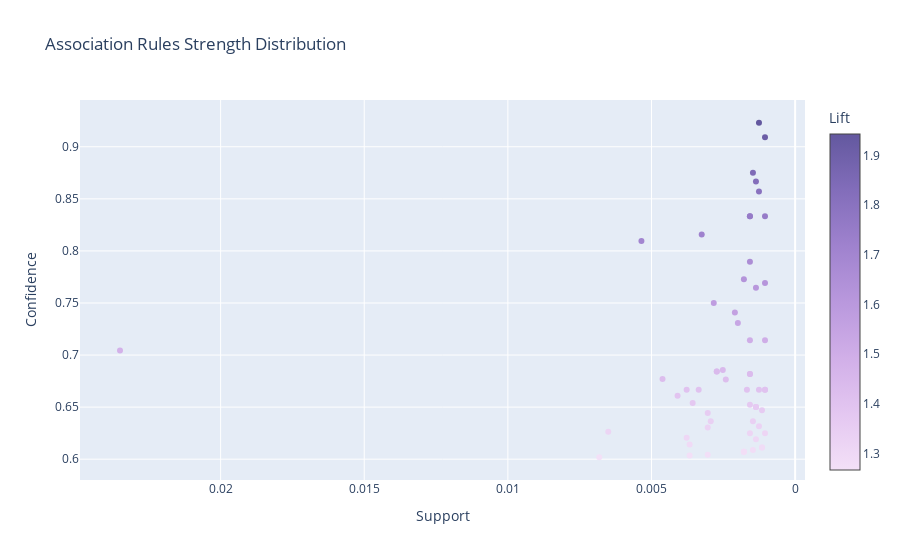
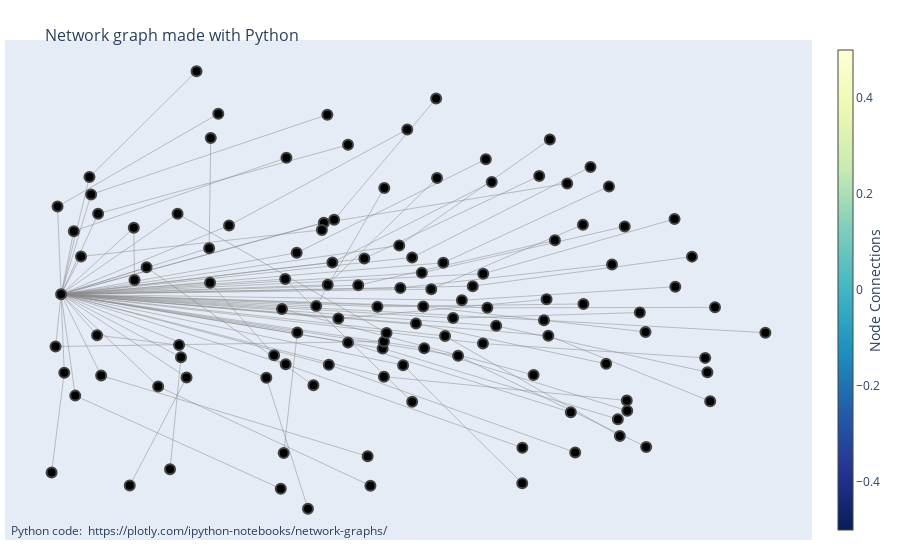

Here is the notebook cell these charts were saved with, in order:
### Code cell
start = time.time()
freqItemSet, rules = apriori(transactions, minSup=min_sup, minConf=0.6)
times['apriori'] = time.time() - start
output_apriori(rules)

### Figure 1 — Plotly figure (JSON) as saved in the notebook; plotly's stock layout.template omitted (floating-point values rounded to 4 significant figures)
{"data": [{"marker": {"color": [1.267, 1.27, 1.272, 1.278, 1.278, 1.278, 1.281, 1.286, 1.286, 1.292, 1.303, 1.306, 1.316, 1.316, 1.318, 1.327, 1.329, 1.339, 1.339, 1.356, 1.362, 1.368, 1.368, 1.368, 1.373, 1.376, 1.391, 1.403, 1.403, 1.403, 1.403, 1.403, 1.403, 1.424, 1.425, 1.435, 1.435, 1.44, 1.44, 1.443, 1.483, 1.504, 1.504, 1.538, 1.559, 1.579, 1.61, 1.619, 1.627, 1.662, 1.704, 1.717, 1.754, 1.754, 1.754, 1.804, 1.824, 1.842, 1.914, 1.943], "colorbar": {"title": {"text": "Lift"}}, "colorscale": [[0.0, "rgb(243, 224, 247)"], [0.1667, "rgb(228, 199, 241)"], [0.3333, "rgb(209, 175, 232)"], [0.5, "rgb(185, 152, 221)"], [0.6667, "rgb(159, 130, 206)"], [0.8333, "rgb(130, 109, 186)"], [1.0, "rgb(99, 88, 159)"]]}, "mode": "markers", "text": ["['Cake, Hot chocolate'] => ['Coffee'], Lift: 1.266839664310954", "['Cookies, Juice'] => ['Coffee'], Lift: 1.2701999817229195", "['Bakewell'] => ['Coffee'], Lift: 1.2717121245583036", "['Granola'] => ['Coffee'], Lift: 1.2779767163048965", "['Scone, Hot chocolate'] => ['Coffee'], Lift: 1.2779767163048965", "['Cookies, Pastry'] => ['Coffee'], Lift: 1.2779767163048965", "['NONE, Brownie'] => ['Coffee'], Lift: 1.2812451989552927", "['Medialuna, Toast'] => ['Coffee'], Lift: 1.2863295053003534", "['NONE, Alfajores'] => ['Coffee'], Lift: 1.2863295053003534", "['Cookies, Hot chocolate'] => ['Coffee'], Lift: 1.2924841919285848", "['Muffin, NONE'] => ['Coffee'], Lift: 1.3030350832912672", "['NONE, Hot chocolate'] => ['Coffee'], Lift: 1.3064914097721458", "['Soup, NONE'] => ['Coffee'], Lift: 1.3155642667844525", "['Cookies, Brownie'] => ['Coffee'], Lift: 1.315564266784452", "['Salad'] => ['Coffee'], Lift: 1.3182219723739157", "['Tartine'] => ['Coffee'], Lift: 1.3270039560608387", "['Scone, Juice'] => ['Coffee'], Lift: 1.3294123116979728", "['Pastry, NONE'] => ['Coffee'], Lift: 1.3394836170896243", "['Sandwich, Brownie'] => ['Coffee'], Lift: 1.3394836170896243", "['Hot chocolate, Medialuna'] => ['Coffee'], Lift: 1.3564929328621906", "['Tea, Keeping It Local'] => ['Coffee'], Lift: 1.3619959467886094", "['Juice, Jammie Dodgers'] => ['Coffee'], Lift: 1.3681868374558304", "['Sandwich, Medialuna'] => ['Coffee'], Lift: 1.3681868374558304", "['Muffin, Sandwich'] => ['Coffee'], Lift: 1.3681868374558304", "['Cookies, Alfajores'] => ['Coffee'], Lift: 1.3727627131663849", "['Soup, Sandwich'] => ['Coffee'], Lift: 1.3762826175591194", "['Juice, NONE'] => ['Coffee'], Lift: 1.391376444870336", "['Sandwich, Spanish Brunch'] => ['Coffee'], Lift: 1.403268551236749", "['Cookies, Medialuna'] => ['Coffee'], Lift: 1.403268551236749", "['Smoothies, Cake'] => ['Coffee'], Lift: 1.4032685512367493", "['NONE, Cake'] => ['Coffee'], Lift: 1.403268551236749", "['Pastry, Hot chocolate'] => ['Coffee'], Lift: 1.403268551236749", "['Pastry, Bread, Hot chocolate'] => ['Coffee'], Lift: 1.4032685512367493", "['NONE, Spanish Brunch'] => ['Coffee'], Lift: 1.423904853460819", "['Cake, Sandwich'] => ['Coffee'], Lift: 1.424857298178853", "['Tiffin, Cake'] => ['Coffee'], Lift: 1.4351610183103116", "['Juice, Toast'] => ['Coffee'], Lift: 1.4351610183103116", "['Art Tray'] => ['Coffee'], Lift: 1.4401966710061374", "['NONE, Medialuna'] => ['Coffee'], Lift: 1.4401966710061374", "['Cake, Medialuna'] => ['Coffee'], Lift: 1.4433619384149419", "['Toast'] => ['Coffee'], Lift: 1.4826988465897728", "['Cake, Toast'] => ['Coffee'], Lift: 1.5035020191822313", "['Cake, Sandwich, Tea'] => ['Coffee'], Lift: 1.5035020191822313", "['Juice, Spanish Brunch'] => ['Coffee'], Lift: 1.5381982196248982", "['Cookies, NONE'] => ['Coffee'], Lift: 1.5591872791519437", "['NONE, Toast'] => ['Coffee'], Lift: 1.578677120141343", "['NONE, Extra Salami or Feta'] => ['Coffee'], Lift: 1.6096315734774476", "['Salad, Cake'] => ['Coffee'], Lift: 1.6191560206577875", "['Juice, Pastry'] => ['Coffee'], Lift: 1.6265158207516865", "['Cookies, Scone'] => ['Coffee'], Lift: 1.661765389622466", "['Keeping It Local'] => ['Coffee'], Lift: 1.7039689550731953", "['Extra Salami or Feta'] => ['Coffee'], Lift: 1.7171575692765482", "['Salad, Sandwich'] => ['Coffee'], Lift: 1.7540856890459364", "['Vegan mincepie, Cake'] => ['Coffee'], Lift: 1.7540856890459364", "['Scone, NONE'] => ['Coffee'], Lift: 1.7540856890459364", "['Sandwich, Hearty & Seasonal'] => ['Coffee'], Lift: 1.8042024230186773", "['Pastry, Toast'] => ['Coffee'], Lift: 1.824249116607774", "['Salad, Extra Salami or Feta'] => ['Coffee'], Lift: 1.8417899734982335", "['Medialuna, NONE, Hot chocolate'] => ['Coffee'], Lift: 1.913548024413749", "['Tartine, NONE'] => ['Coffee'], Lift: 1.942987224789345"], "x": [0.00682, 0.003672, 0.003043, 0.001784, 0.001784, 0.001784, 0.001469, 0.001154, 0.001154, 0.003672, 0.001364, 0.003777, 0.001049, 0.001574, 0.006505, 0.003043, 0.001259, 0.002938, 0.001469, 0.003043, 0.001154, 0.001364, 0.001364, 0.001364, 0.001574, 0.003567, 0.004092, 0.001259, 0.001679, 0.001049, 0.003357, 0.003777, 0.001049, 0.002413, 0.004617, 0.001574, 0.001574, 0.002728, 0.002728, 0.002518, 0.0235, 0.001574, 0.001049, 0.001993, 0.002098, 0.002833, 0.001364, 0.001049, 0.001784, 0.001574, 0.005351, 0.003253, 0.001574, 0.001049, 0.001574, 0.001259, 0.001364, 0.001469, 0.001049, 0.001259], "y": [0.6019, 0.6034, 0.6042, 0.6071, 0.6071, 0.6071, 0.6087, 0.6111, 0.6111, 0.614, 0.619, 0.6207, 0.625, 0.625, 0.6263, 0.6304, 0.6316, 0.6364, 0.6364, 0.6444, 0.6471, 0.65, 0.65, 0.65, 0.6522, 0.6538, 0.661, 0.6667, 0.6667, 0.6667, 0.6667, 0.6667, 0.6667, 0.6765, 0.6769, 0.6818, 0.6818, 0.6842, 0.6842, 0.6857, 0.7044, 0.7143, 0.7143, 0.7308, 0.7407, 0.75, 0.7647, 0.7692, 0.7727, 0.7895, 0.8095, 0.8158, 0.8333, 0.8333, 0.8333, 0.8571, 0.8667, 0.875, 0.9091, 0.9231], "type": "scatter"}], "layout": {"xaxis": {"title": {"text": "Support"}, "autorange": "reversed"}, "title": {"text": "Association Rules Strength Distribution"}, "yaxis": {"title": {"text": "Confidence"}}}}

### Figure 2 — Plotly figure (JSON) as saved in the notebook; plotly's stock layout.template omitted (floating-point values rounded to 4 significant figures; data arrays with more than 128 entries replaced by an {"elided": "..."} marker saying what was removed)
{"data": [{"hoverinfo": "none", "line": {"color": "#888", "width": 0.5}, "mode": "lines", "x": {"elided": "360 float values"}, "y": {"elided": "360 float values"}, "type": "scatter"}, {"hoverinfo": "text", "marker": {"color": [], "colorbar": {"thickness": 15, "title": {"side": "right", "text": "Node Connections"}, "xanchor": "left"}, "colorscale": [[0.0, "rgb(255,255,217)"], [0.125, "rgb(237,248,177)"], [0.25, "rgb(199,233,180)"], [0.375, "rgb(127,205,187)"], [0.5, "rgb(65,182,196)"], [0.625, "rgb(29,145,192)"], [0.75, "rgb(34,94,168)"], [0.875, "rgb(37,52,148)"], [1.0, "rgb(8,29,88)"]], "line": {"width": 2}, "reversescale": true, "showscale": true, "size": 10}, "mode": "markers", "text": ["0", "Cake, Hot chocolate", "Coffee", "1", "Cookies, Juice", "2", "Bakewell", "3", "Granola", "4", "Scone, Hot chocolate", "5", "Cookies, Pastry", "6", "NONE, Brownie", "7", "Medialuna, Toast", "8", "NONE, Alfajores", "9", "Cookies, Hot chocolate", "10", "Muffin, NONE", "11", "NONE, Hot chocolate", "12", "Soup, NONE", "13", "Cookies, Brownie", "14", "Salad", "15", "Tartine", "16", "Scone, Juice", "17", "Pastry, NONE", "18", "Sandwich, Brownie", "19", "Hot chocolate, Medialuna", "20", "Tea, Keeping It Local", "21", "Juice, Jammie Dodgers", "22", "Sandwich, Medialuna", "23", "Muffin, Sandwich", "24", "Cookies, Alfajores", "25", "Soup, Sandwich", "26", "Juice, NONE", "27", "Sandwich, Spanish Brunch", "28", "Cookies, Medialuna", "29", "Smoothies, Cake", "30", "NONE, Cake", "31", "Pastry, Hot chocolate", "32", "Pastry, Bread, Hot chocolate", "33", "NONE, Spanish Brunch", "34", "Cake, Sandwich", "35", "Tiffin, Cake", "36", "Juice, Toast", "37", "Art Tray", "38", "NONE, Medialuna", "39", "Cake, Medialuna", "40", "Toast", "41", "Cake, Toast", "42", "Cake, Sandwich, Tea", "43", "Juice, Spanish Brunch", "44", "Cookies, NONE", "45", "NONE, Toast", "46", "NONE, Extra Salami or Feta", "47", "Salad, Cake", "48", "Juice, Pastry", "49", "Cookies, Scone", "50", "Keeping It Local", "51", "Extra Salami or Feta", "52", "Salad, Sandwich", "53", "Vegan mincepie, Cake", "54", "Scone, NONE", "55", "Sandwich, Hearty & Seasonal", "56", "Pastry, Toast", "57", "Salad, Extra Salami or Feta", "58", "Medialuna, NONE, Hot chocolate", "59", "Tartine, NONE"], "x": [-0.02183, 0.5207, -0.8549, -0.2328, -0.2687, 0.03852, 0.596, -0.5993, -0.04023, 0.1906, 0.6861, 0.2561, 0.8414, -0.05621, 0.4043, -0.5391, -0.568, -0.1527, 0.1352, -0.8176, -0.2764, -0.1498, 0.4991, -0.004691, 0.6349, -0.008073, 0.6114, -0.7759, -0.1537, -0.8696, -0.004676, -0.1358, 0.1329, 0.1518, 0.588, -0.465, -0.4607, -0.1247, 0.4236, -0.2732, 0.3895, 0.4168, 1.0, 0.0797, 0.5806, -0.2634, 0.36, -0.1831, -0.003736, 0.4284, 0.8546, -0.6635, -0.6615, 0.04579, 0.3596, -0.8214, -0.2614, 0.2568, 0.7607, 0.09876, 0.6842, -0.2647, 0.06973, -0.7574, -0.09929, 0.2677, 0.8672, 0.2006, 0.7627, 0.09508, 0.6295, 0.2909, 0.8473, -0.163, 0.478, 0.1014, 0.6362, 0.1775, 0.6694, 0.2292, 0.8067, 0.12, 0.5194, -0.5245, -0.6741, 0.03568, 0.4323, -0.8642, -0.4409, -0.1404, 0.2793, -0.2344, 0.2637, -0.07225, 0.4457, -0.7803, -0.4983, -0.3144, -0.2047, -0.4626, -0.294, -0.09919, 0.4874, -0.8025, -0.168, 0.1562, 0.6166, -0.6298, -0.1904, -0.7602, -0.5442, -0.7495, -0.04753, -0.5481, 0.002232, -0.8466, -0.8799, -0.4126, 0.05679, 0.06967, 0.5394], "y": [-0.01231, -0.003038, 0.02945, -0.09963, -0.5072, 0.05108, 0.1306, -0.2823, -0.6182, -0.1783, -0.4868, -0.1372, -0.1856, 0.1505, 0.4297, -0.1836, -0.5624, 0.0616, 0.4228, -0.3133, -0.6282, -0.2091, -0.5055, -0.2493, -0.3299, -0.1537, -0.3932, 0.3674, 0.6373, -0.1472, -0.1301, 0.2818, 0.6917, 0.1361, 0.3944, 0.1856, 0.5584, -0.05222, 0.01243, -0.02053, -0.2432, -0.05852, -0.1004, -0.06962, -0.2055, -0.2076, -0.4895, -0.01052, 0.389, -0.1106, -0.3324, 0.2547, 0.0781, -0.2103, -0.61, 0.2431, 0.4915, 0.09894, 0.2843, -0.01213, -0.09781, 0.08103, -0.3341, 0.3023, 0.5352, -0.01632, -0.01461, 0.009356, 0.05514, 0.102, 0.259, -0.07726, -0.234, 0.2715, 0.4046, -0.1527, -0.3643, -0.05093, -0.03223, 0.05702, 0.1569, 0.04688, 0.2651, -0.2518, -0.6175, 0.1948, 0.5535, 0.3263, 0.6403, 0.1373, 0.4095, 0.1699, 0.4864, 0.06022, 0.2123, 0.4261, 0.7841, -0.2529, -0.6961, 0.06892, -0.1766, -0.1337, -0.3694, 0.1574, 0.2474, -0.1116, -0.4499, 0.1207, -0.2785, -0.1089, -0.1423, -0.2454, -0.5186, 0.3022, -0.1018, -0.2358, -0.5735, 0.2623, 0.5872, 0.154, 0.4601], "type": "scatter"}], "layout": {"annotations": [{"showarrow": false, "text": "Python code: <a href='https://plotly.com/ipython-notebooks/network-graphs/'> https://plotly.com/ipython-notebooks/network-graphs/</a>", "x": 0.005, "xref": "paper", "y": -0.002, "yref": "paper"}], "hovermode": "closest", "margin": {"b": 20, "l": 5, "r": 5, "t": 40}, "showlegend": false, "title": {"font": {"size": 16}, "text": "<br>Network graph made with Python"}, "xaxis": {"showgrid": false, "showticklabels": false, "zeroline": false}, "yaxis": {"showgrid": false, "showticklabels": false, "zeroline": false}}}
